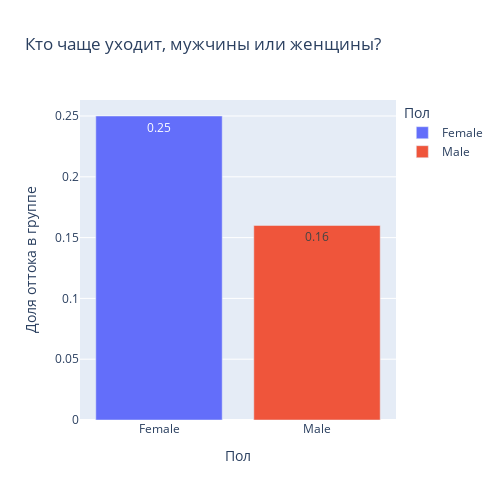

This figure's notebook cell:
### Markdown cell above
## <center> **Задание 9.6**

### Code cell
df_exited = churn_data.groupby(by='Gender', as_index=False)['Exited'].mean().round(2)
fig = px.bar(
    data_frame=df_exited,
    x="Gender",
    y="Exited",
    color='Gender',
    text = 'Exited',
    orientation='v',
    height=500,
    width=500,
    labels={'Gender':'Пол', 'Exited':'Доля оттока в группе'},
    title='Кто чаще уходит, мужчины или женщины?'
)
fig.show()

### Figure 1 — Plotly figure (JSON) as saved in the notebook; plotly's stock layout.template omitted (floating-point values rounded to 4 significant figures)
{"data": [{"alignmentgroup": "True", "hovertemplate": "Пол=%{x}<br>Доля оттока в группе=%{text}<extra></extra>", "legendgroup": "Female", "marker": {"color": "#636efa", "pattern": {"shape": ""}}, "name": "Female", "offsetgroup": "Female", "orientation": "v", "showlegend": true, "text": [0.25], "textposition": "auto", "type": "bar", "x": ["Female"], "xaxis": "x", "y": [0.25], "yaxis": "y"}, {"alignmentgroup": "True", "hovertemplate": "Пол=%{x}<br>Доля оттока в группе=%{text}<extra></extra>", "legendgroup": "Male", "marker": {"color": "#EF553B", "pattern": {"shape": ""}}, "name": "Male", "offsetgroup": "Male", "orientation": "v", "showlegend": true, "text": [0.16], "textposition": "auto", "type": "bar", "x": ["Male"], "xaxis": "x", "y": [0.16], "yaxis": "y"}], "layout": {"barmode": "relative", "height": 500, "legend": {"title": {"text": "Пол"}, "tracegroupgap": 0}, "title": {"text": "Кто чаще уходит, мужчины или женщины?"}, "width": 500, "xaxis": {"anchor": "y", "categoryarray": ["Female", "Male"], "categoryorder": "array", "domain": [0, 1], "title": {"text": "Пол"}}, "yaxis": {"anchor": "x", "domain": [0, 1], "title": {"text": "Доля оттока в группе"}}}}
